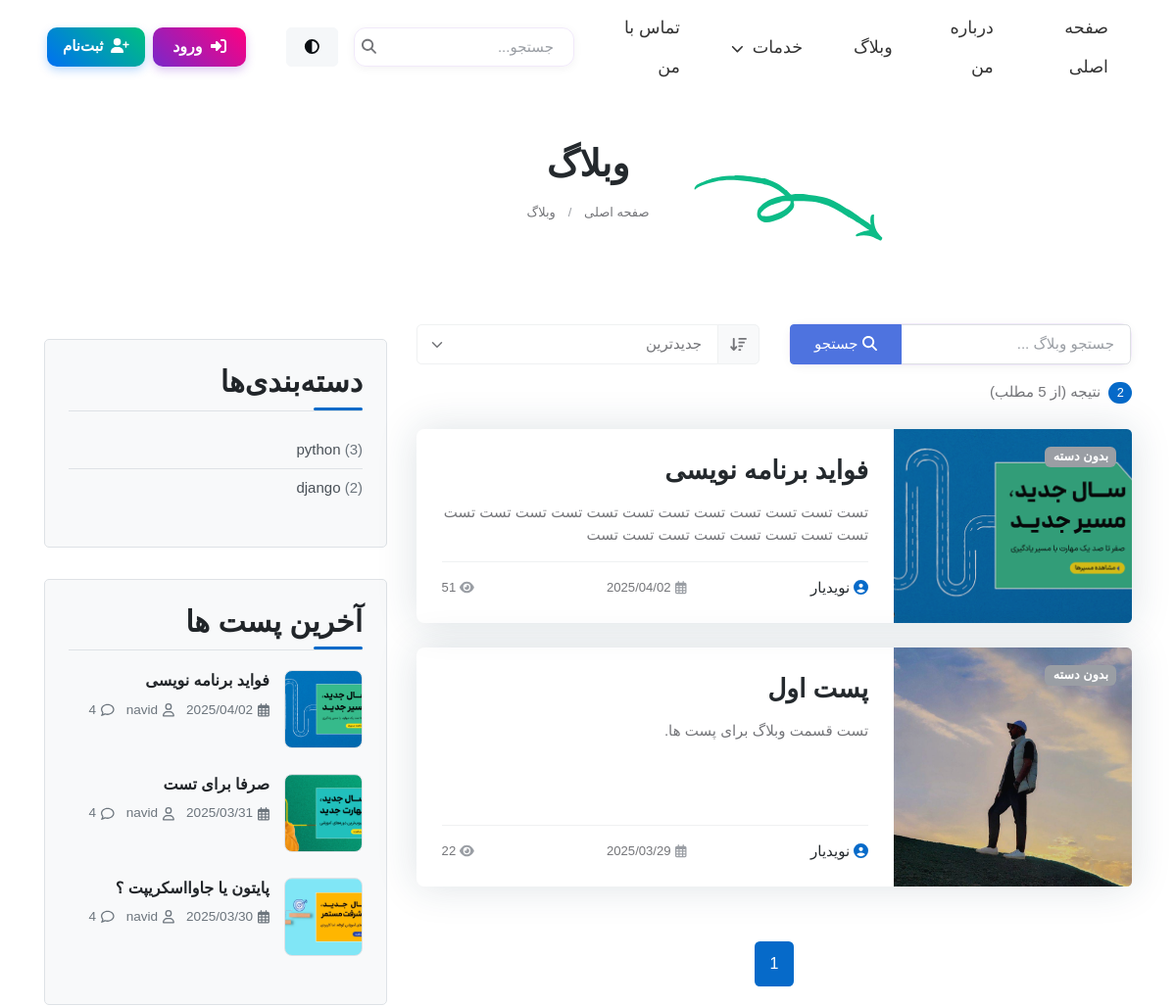
Before: /blog/?category=django (upper part) with the older database file.
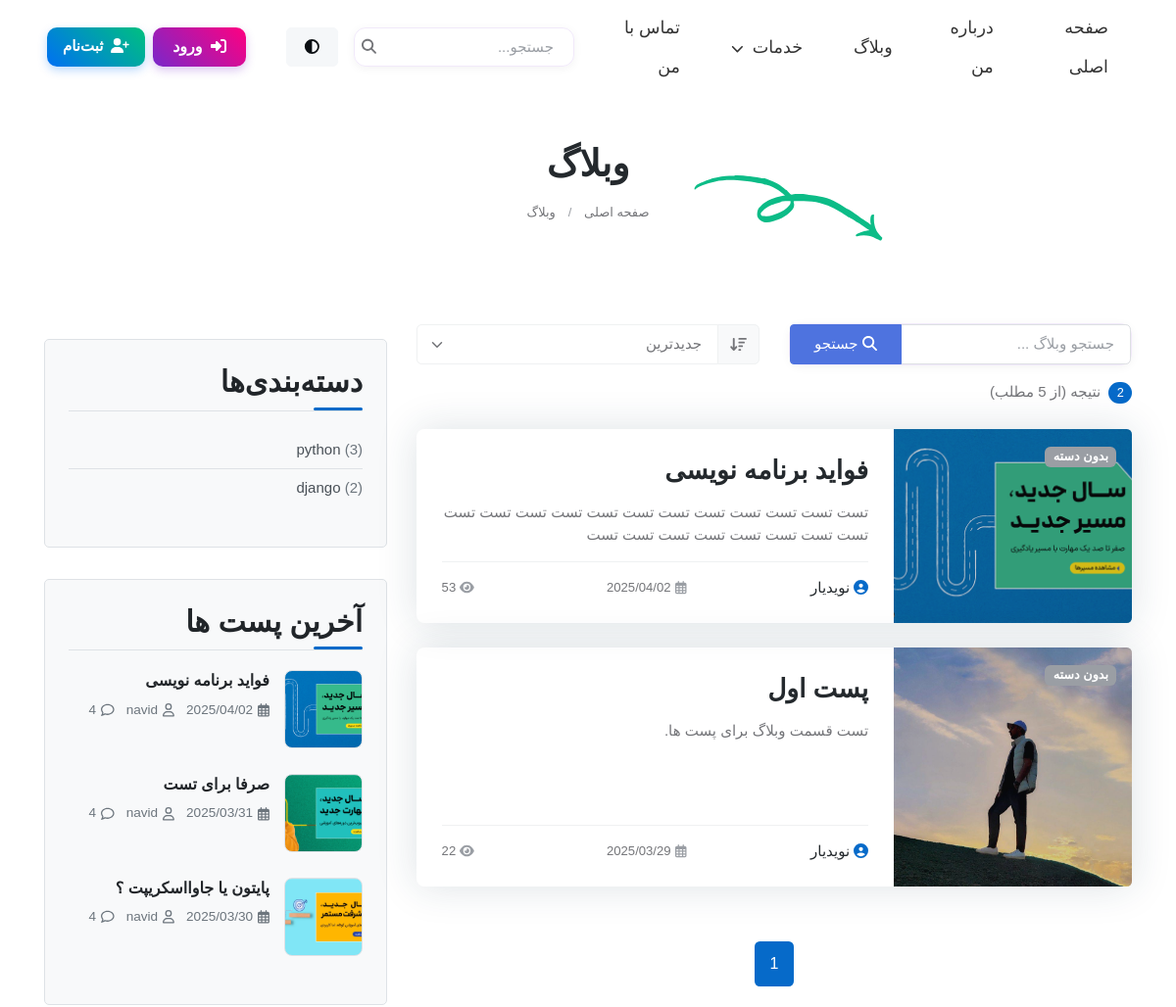
After: the same page with the newer database file.
### blog/models.py (models this page shows, shortened)
class Post(models.Model):
    author = models.ForeignKey(User, on_delete=models.SET_NULL, null=True, blank=True)
    title = models.CharField(max_length=200 , unique=True )
    slug = models.SlugField(max_length=255, unique=True, null=True, blank=True)
    content = models.TextField()
    image = models.ImageField(upload_to='blog_images/', default='blog_images/default.jpg')
    category = models.ForeignKey(Category, on_delete=models.CASCADE, null=True, blank=True)
    tags = TaggableManager()
    count_views = models.IntegerField(default=0)
    status = models.BooleanField(default=False)
    publish_at = models.DateTimeField(null=True, blank=True)
    created_at = models.DateTimeField(auto_now_add=True)
    updated_at = models.DateTimeField(auto_now=True)
    login_required = models.BooleanField(default=False)
    class Meta:
        ordering = ['-created_at']

### blog/views.py (the view)
# urls.py: path('', views.blog, name='blog'),
def blog(request):
    category_name = request.GET.get('category')
    tag_name = request.GET.get('tag')
    search_query = request.GET.get('q')
    sort_type = request.GET.get('sort', 'newest')  # مقدار پیش‌فرض: جدیدترین
    all_posts = Post.objects.filter(status=True)
    posts = all_posts
    if category_name:
        posts = posts.filter(category__name=category_name)
    if tag_name:
        posts = posts.filter(tags__name=tag_name)
    if search_query:
        posts = posts.filter(title__icontains=search_query) | posts.filter(content__icontains=search_query)
    if sort_type == 'newest':
        posts = posts.order_by('-created_at')
    elif sort_type == 'oldest':
        posts = posts.order_by('created_at')
    elif sort_type == 'popular':
        posts = posts.order_by('-count_views')
    else:
        posts = posts.order_by('-created_at')  # مرتب‌سازی پیش‌فرض
    categories = Category.objects.all().distinct()
    tags = Tag.objects.all()
    latest_posts = Post.objects.filter(status=True).order_by('-created_at')[:3]
    for post in posts:
        if not post.slug or post.slug == '':
            post.slug = slugify(post.title)
            if not post.slug:
                post.slug = f"post-{post.id}"
            post.save()
        post.is_login_required = post.login_required
        if post.login_required and not request.user.is_authenticated:
            if len(post.content) > 300:
                post.content_preview = post.content[:300] + '...'
            else:
                post.content_preview = post.content
    page = request.GET.get('page', 1)
    posts_per_page = 5  # تعداد پست در هر صفحه
    paginator = Paginator(posts, posts_per_page)
    try:
        paginated_posts = paginator.page(page)
    except PageNotAnInteger:
        paginated_posts = paginator.page(1)
    except EmptyPage:
        paginated_posts = paginator.page(paginator.num_pages)
    return render(request, 'blog/index.html', {
        'posts': paginated_posts,
        'all_posts_count': posts.count(),  # تعداد پست‌های فیلتر شده
        'total_posts_count': all_posts.count(),  # تعداد کل پست‌ها
        'categories': categories,
        'tags': tags,
        'selected_category': category_name,
        'selected_tag': tag_name,
        'search_query': search_query,
        'sort_type': sort_type,
        'latest_posts': latest_posts
    })

### blog/models.py (called while the page is built)
    def get_post_count(self):
        return self.post_set.filter(status=True).count()

### blog/templatetags/blog_filters.py (called while the page is built)
@register.filter
def clean_text_excerpt(value, length=100):
    if not value:
        return ""
    text = force_str(value)
    text = strip_tags(text)
    text = html.unescape(text)
    text = re.sub(r'\s+', ' ', text)
    text = text.strip()
    if len(text) <= length:
        return text
    else:
        return text[:length] + '...'

### templates/blog/index.html (shortened to what the changed rows need)
{% extends 'base.html' %}
{% load static %}
{% load blog_filters %}
{% block content %}
    <main>
<section class="py-5">
	<div class="container">
		<div class="row position-relative">
			<div class="col-lg-10 mx-auto text-center position-relative">
				<h1 class="fs-2">وبلاگ</h1>
			</div>
		</div>
	</div>
</section>
<section class="py-5">
	<div class="container">
		<div class="row">
			<div class="col-lg-8 pt-5 pt-lg-0">
				<div class="row g-4">
					 {% for post in posts %}
					<div class="col-12">
						<div class="card bg-transparent shadow h-100 transition-hover border-0 hover-translate-y {% if post.is_login_required %}locked-post{% endif %}">
							<div class="row g-0">
								<div class="col-lg-4">
									<div class="overflow-hidden rounded-start h-100">
										<img src="{% if post.image %}{{post.image.url}}{% else %} {% static 'images/blog/default-blog.jpg' %} {% endif %}" class="card-img-start h-100 w-100" alt="{{post.title}}" loading="lazy" style="object-fit: cover;">
										<div class="bg-overlay bg-dark opacity-2"></div>
										<div class="card-img-overlay d-flex align-items-start p-3">
											<div class="category-badges">
												{% for category in post.category.all %}
												<a href="/blog/?category={{category.name}}" class="badge text-bg-danger fw-bold me-1">{{category.name}}</a>
												{% empty %}
												<span class="badge text-bg-secondary fw-bold">بدون دسته</span>
												{% endfor %}
											</div>
										</div>
									</div>
								</div>
								<div class="col-lg-8">
									<div class="card-body p-4 h-100 d-flex flex-column">
										<h4 class="card-title fw-semi-bold mb-3">
											<a class="text-decoration-none stretched-link" href="{% if post.slug %}{% url 'blog:blog_single' post.slug %}{% else %}#{% endif %}">
												{{post.title}}
											</a>
										</h4>
										{% if post.is_login_required and not user.is_authenticated %}
											<p class="text-truncate-3 mb-3">{{ post.content_preview|clean_text_excerpt:100 }}</p>
										{% else %}
											<p class="text-truncate-3 mb-3">{{post.content|clean_text_excerpt:100}}</p>
										{% endif %}
										<div class="d-flex justify-content-between align-items-center border-top pt-3 mt-auto">
											<h6 class="mb-0 fw-normal"><a href="#" class="text-reset"><i class="fas fa-user-circle me-1 text-primary"></i>نویدیار</a>
											</h6>
											<span class="small me-2"><i class="far fa-calendar-alt text-secondary me-1"></i>{{post.created_at|date:"Y/m/d"}}</span>
											<span class="small"><i class="fas fa-eye text-secondary me-1"></i>{{post.count_views}}</span>
										</div>
									</div>
								</div>
							</div>
						</div>
					</div>
					{% endfor %}
				</div>
			</div>
			<div class="col-lg-4 pt-5 pt-lg-0">
				<div class="col-md-6 col-xl-12  pb-4">
				{% include 'blog/blog-side.html' %}
				</div>
			</div>
</section>
    </main>
</body>
</html>
{% endblock %}

### templates/blog/blog-side.html (shortened to what this page needs)
{% load static %}
<link rel="stylesheet" href="{% static 'css/blog-single.css' %}">
 <div class="sidebar-box">
    <h3 class="heading-sidebar">دسته‌بندی‌ها</h3>
    <ul class="categories">
      {% for category in categories %}
      <li><a href="{% url 'blog:blog' %}?category={{ category.name }}">{{ category.name }} <span>({{ category.get_post_count }})</span></a></li>
      {% empty %}
      <li><a href="{% url 'blog:blog' %}">بدون دسته‌بندی</a></li>
      {% endfor %}
    </ul>
  </div>
  <div class="sidebar-box">
    <h3 class="heading-sidebar">آخرین پست ها</h3>
    {% for post in latest_posts %}
    <div class="block-21 mb-4 d-flex">
      <a class="blog-img mr-4" style="background-image: url('{{ post.image.url }}');"></a>
      <div class="text">
        <h3 class="heading"><a href="{% url 'blog:blog_single' post.slug %}">{{ post.title }}</a></h3>
        <div class="meta">
          <div><a href="#"><i class="far fa-calendar-alt" style="margin-left: 5px;"></i> {{ post.created_at|date:"Y/m/d" }}</a></div>
          <div><a href="#"><i class="far fa-user" style="margin-left: 5px;"></i> {{ post.author.first_name }}</a></div>
          <div><a href="#comments-section"><i class="far fa-comment" style="margin-left: 5px;"></i> {{ post.comment_set.filter.count }}</a></div>
        </div>
      </div>
    </div>
    {% empty %}
    <p>هیچ پستی یافت نشد.</p>
    {% endfor %}
  </div>

Changed rows visible on the page:
changed Post "فواید برنامه نویسی": count_views "51" → "53"
